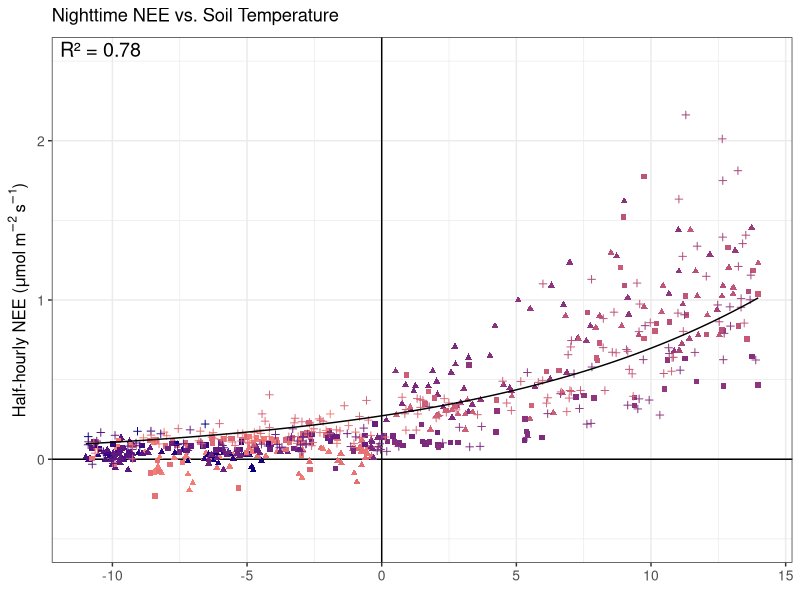
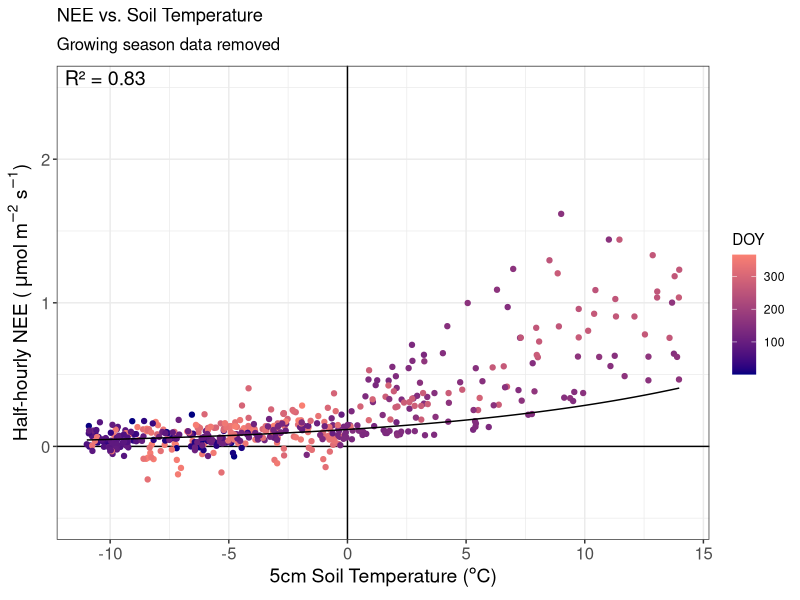
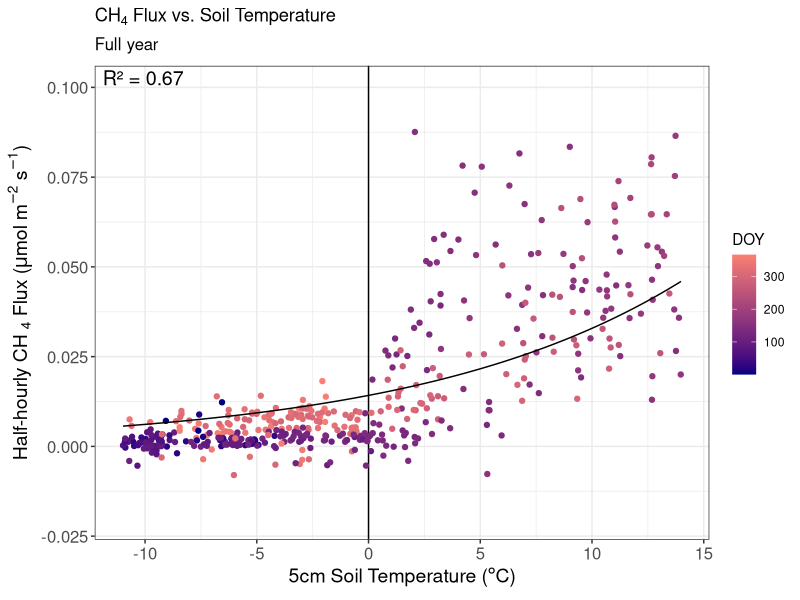

These figures' R source, in order: (Note: this script raises an error after producing the figures.)
## ---- chunk 1
rm(list = ls())
Sys.setenv(TZ = "UTC")

library(data.table)
library(ggplot2)
library(lubridate)
library(tidyverse)
library(gridExtra)
library(patchwork)
## ---- chunk 2

df_avg_23_24 <- fread('./output_files/three_years_daily_avg.csv')


#dataframe with spring removed


df_nogs <- df_avg_23_24 %>%
  filter(season_name != "Growing Season")


## ---- chunk 3

###Both years

#co2
exp_model <- nls(FC_night ~ a * exp(b * TS_1_0_1), data = df_avg_23_24, start = list(a = 1, b = 0.1))

# Generate predicted values
df_avg_23_24$predicted <- predict(exp_model, newdata = df_avg_23_24)


#ch4
exp_model_ch4 <- nls(FCH4 ~ a * exp(b * TS_1_0_1), data = df_avg_23_24, start = list(a = 1, b = 0.1))

# Generate predicted values
df_avg_23_24$predicted_ch4 <- predict(exp_model_ch4, newdata = df_avg_23_24)



####Both years, spring removed

#co2
exp_model_ngs <- nls(FC ~ a * exp(b * TS_1_0_1), data = df_nogs, start = list(a = 1, b = 0.1))

# Generate predicted values
df_nogs$predicted <- predict(exp_model_ngs, newdata = df_nogs)


#ch4
exp_model_ch4_ngs <- nls(FCH4 ~ a * exp(b * TS_1_0_1), data = df_nogs, start = list(a = 1, b = 0.1))

# Generate predicted values
df_nogs$predicted_ch4 <- predict(exp_model_ch4_ngs, newdata = df_nogs)


## ---- chunk 4


# R squared values

r_squared <- function(model, column) {
  
  RSS <- sum(residuals(model)^2) # Residual sum of sqares
  TSS <- sum((column - mean(column, na.rm = TRUE))^2, na.rm = TRUE) # ToTS_1_0_1l sum of squares
  
  return(1-(RSS/TSS)) # R squared
  
  
}

#Full Year
rsq_co2 <- r_squared(exp_model, df_avg_23_24$FC_night)
rsq_ch4 <- r_squared(exp_model_ch4, df_avg_23_24$FCH4)

#No Spring
rsq_co2_ngs <- r_squared(exp_model_ngs, df_nogs$FC_night)
rsq_ch4_ngs <- r_squared(exp_model_ch4_ngs, df_nogs$FCH4)


## ---- chunk 5
#Both Years Nighttime CO2

co2model <- ggplot(data=df_avg_23_24)+
  theme_bw()+
  geom_hline(yintercept = 0)+
  geom_vline(xintercept = 0)+
  geom_point(aes(x=TS_1_0_1, y=FC_night, col = DOY, shape = factor(season_year)))+
  geom_line(aes(x = TS_1_0_1, y = predicted))+
  scale_color_gradient(low = "navy", high = "salmon")+
  labs(
    x = expression(""),
    y = expression("Half-hourly NEE ("*mu*mol~m^-2~s^-1*")"),
    title = expression("Nighttime NEE vs. Soil Temperature"))+
  #scale_shape_manual(name = "Year", values = c(15, 16, 17, 18))+
  scale_x_continuous(limits=c(-11,14))+
  scale_y_continuous(limits=c(-0.5,2.5))+
theme(axis.text.x = element_text(size = 10), axis.text.y = element_text(size = 10), 
  axis.title = element_text(size = 12),legend.position = 'none')+
  annotate("text", 
           x = -Inf, y = Inf, 
           hjust = -0.1, vjust = 1.3,
           label = paste0("R² = ", round(rsq_co2, 2)),
           size = 5)

co2model



## ---- chunk 6

co2model_ngs <- ggplot(data=df_nogs)+
  theme_bw()+
  geom_hline(yintercept = 0)+
  geom_vline(xintercept = 0)+
  geom_point(aes(x=TS_1_0_1, y=FC_night, col = DOY, #shape = factor(season_year)
                 ))+
  geom_line(aes(x = TS_1_0_1, y = predicted))+
  scale_color_gradient(low = "navy", high = "salmon")+
  labs(
    x = expression("5cm Soil Temperature ("*degree*"C)"),
    y = expression("Half-hourly NEE ( "*mu*mol~m^-2~s^-1*")"),
    title = expression("NEE vs. Soil Temperature"),
    subtitle = expression("Growing season data removed"))+
 # scale_shape_manual(name = "Year", values = c(16, 17))+
  scale_x_continuous(limits=c(-11,14))+
  scale_y_continuous(limits=c(-0.5,2.5))+
theme(axis.text.x = element_text(size = 12), axis.text.y = element_text(size = 12), 
  axis.title = element_text(size = 14),
  plot.subtitle = element_text(size = 12, face = "italic"))+
  annotate("text", 
           x = -Inf, y = Inf, 
           hjust = -0.1, vjust = 1.3,
           label = paste0("R² = ", round(rsq_co2_ngs, 2)),
           size = 5)

co2model_ngs



#Methane vs. soil temp

ch4model <- ggplot(data=df_avg_23_24)+
  geom_vline(xintercept=0)+
  theme_bw()+
  geom_point(aes(x=TS_1_0_1, y=FCH4*(1/1000), col = DOY,  
                 #shape = factor(year)
                 ))+
  geom_line(aes(x = TS_1_0_1, y = predicted_ch4*(1/1000)))+
scale_color_gradient(low = "navy", high = "salmon")+
  labs(
    x = expression("5cm Soil Temperature ("*degree*"C)"),
    y = expression("Half-hourly CH "[4] * " Flux ("*mu*mol~m^-2~s^-1*")"),
    title = expression("CH"[4] * " Flux vs. Soil Temperature"),
    subtitle = expression("Full year")
  )+
  scale_x_continuous(limits = c(-11, 14))+
  scale_y_continuous(limits = c(-0.02, .10))+
  #scale_shape_manual(name = "Year", values = c(15, 16, 17, 18))+
theme(axis.text.x = element_text(size = 12), axis.text.y = element_text(size = 12), 
  axis.title = element_text(size = 14),
  plot.subtitle = element_text(size = 12, face = "italic"))+
  annotate("text", 
           x = -Inf, y = Inf, 
           hjust = -0.1, vjust = 1.3,
           label = paste0("R² = ", round(rsq_ch4, 2)),
           size = 5)

ch4model






png(filename = './png/modelgrid_nogsco2.png',width = 12,height = 6,units = 'in',res = 2000)
co2model_ngs + ch4model + plot_layout(guides = "collect")
dev.off()


## ---- chunk 7


df_spring <- df_avg_23_24 %>%
  filter(season_name == "Snow Melt")

df_gs <- df_avg_23_24 %>%
  filter(season_name == "Growing Season")

df_fall <- df_avg_23_24 %>%
  filter(season_name == "Fall Senescence")

df_winter <- df_avg_23_24 %>%
  filter(season_name == "Winter")
## ---- chunk 8

## Spring 

#co2
exp_model_spring <- nls(FC_night ~ a * exp(b * TS_1_0_1), data = df_spring, start = list(a = 1, b = 0.1))
df_spring$predicted <- predict(exp_model_spring, newdata = df_spring)


#ch4
exp_model_ch4_spring <- nls(FCH4 ~ a * exp(b * TS_1_0_1), data = df_spring, start = list(a = 1, b = 0.1))
df_spring$predicted_ch4 <- predict(exp_model_ch4_spring, newdata = df_spring)

## gs 

#co2
exp_model_gs <- nls(FC_night ~ a * exp(b * TS_1_0_1), data = df_gs, start = list(a = 1, b = 0.1))
df_gs$predicted <- predict(exp_model_gs, newdata = df_gs)


#ch4
exp_model_ch4_gs <- nls(FCH4 ~ a * exp(b * TS_1_0_1), data = df_gs, start = list(a = 1, b = 0.1))
df_gs$predicted_ch4 <- predict(exp_model_ch4_gs, newdata = df_gs)

## fall 

#co2
exp_model_fall <- nls(FC_night ~ a * exp(b * TS_1_0_1), data = df_fall, start = list(a = 1, b = 0.1))
df_fall$predicted <- predict(exp_model_fall, newdata = df_fall)


#ch4
exp_model_ch4_fall <- nls(FCH4 ~ a * exp(b * TS_1_0_1), data = df_fall, start = list(a = 1, b = 0.1))
df_fall$predicted_ch4 <- predict(exp_model_ch4_fall, newdata = df_fall)

## winter

#co2
exp_model_winter<- nls(FC_night ~ a * exp(b * TS_1_0_1), data = df_winter, start = list(a = 1, b = 0.1))
df_winter$predicted <- predict(exp_model_winter, newdata = df_winter)


#ch4
exp_model_ch4_winter<- nls(FCH4 ~ a * exp(b * TS_1_0_1), data = df_winter, start = list(a = 1, b = 0.1))
df_winter$predicted_ch4 <- predict(exp_model_ch4_winter, newdata = df_winter)

## ---- chunk 9

## Spring 

#co2
lm_model_spring <- lm((FC_night ~ TS_1_0_1), data = df_spring)
df_spring$predicted_lm <- predict(lm_model_spring, newdata = df_spring)


#ch4
lm_model_ch4_spring <- lm((FCH4 ~TS_1_0_1), data = df_spring)
df_spring$predicted_ch4_lm <- predict(lm_model_ch4_spring, newdata = df_spring)

## gs 

#co2
lm_model_gs <- lm((FC_night ~TS_1_0_1), data = df_gs)
df_gs$predicted_lm <- predict(lm_model_gs, newdata = df_gs)


#ch4
lm_model_ch4_gs <- lm((FCH4 ~TS_1_0_1), data = df_gs)
df_gs$predicted_ch4_lm <- predict(lm_model_ch4_gs, newdata = df_gs)

## fall 

#co2
lm_model_fall <- lm((FC_night ~TS_1_0_1), data = df_fall)
df_fall$predicted_lm <- predict(lm_model_fall, newdata = df_fall)


#ch4
lm_model_ch4_fall <- lm((FCH4 ~TS_1_0_1), data = df_fall)
df_fall$predicted_ch4_lm <- predict(lm_model_ch4_fall, newdata = df_fall)

## winter

#co2
lm_model_winter<- lm((FC_night ~TS_1_0_1), data = df_winter)
df_winter$predicted_lm <- predict(lm_model_winter, newdata = df_winter)


#ch4
lm_model_ch4_winter<- lm((FCH4 ~TS_1_0_1), data = df_winter)
df_winter$predicted_ch4_lm <- predict(lm_model_ch4_winter, newdata = df_winter)

## ---- chunk 10

# #rerun if needed
# r_squared <- function(model, column) {
#   
#   RSS <- sum(residuals(model)^2) # Residual sum of sqares
#   TSS <- sum((column - mean(column, na.rm = TRUE))^2, na.rm = TRUE) # ToTS_1_0_1l sum of squares
#   
#   return(1-(RSS/TSS)) # R squared
#   
#   
# }

# Exp Models

#Spring
rsq_co2_spring <- r_squared(exp_model_spring, df_spring$FC_night)
rsq_ch4_spring <- r_squared(exp_model_ch4_spring, df_spring$FCH4)

#gs
rsq_co2_gs <- r_squared(exp_model_gs, df_gs$FC_night)
rsq_ch4_gs <- r_squared(exp_model_ch4_gs, df_gs$FCH4)

#fall
rsq_co2_fall <- r_squared(exp_model_fall, df_fall$FC_night)
rsq_ch4_fall <- r_squared(exp_model_ch4_fall, df_fall$FCH4)

#winter
rsq_co2_winter <- r_squared(exp_model_winter, df_winter$FC_night)
rsq_ch4_winter <- r_squared(exp_model_ch4_winter, df_winter$FCH4)





# Linear Models

#Spring
rsq_lm_co2_spring <- r_squared(lm_model_spring, df_spring$FC_night)
rsq_lm_ch4_spring <- r_squared(lm_model_ch4_spring, df_spring$FCH4)

#gs
rsq_lm_co2_gs <- r_squared(lm_model_gs, df_gs$FC_night)
rsq_lm_ch4_gs <- r_squared(lm_model_ch4_gs, df_gs$FCH4)

#fall
rsq_lm_co2_fall <- r_squared(lm_model_fall, df_fall$FC_night)
rsq_lm_ch4_fall <- r_squared(lm_model_ch4_fall, df_fall$FCH4)

#winter
rsq_lm_co2_winter <- r_squared(lm_model_winter, df_winter$FC_night)
rsq_lm_ch4_winter <- r_squared(lm_model_ch4_winter, df_winter$FCH4)
